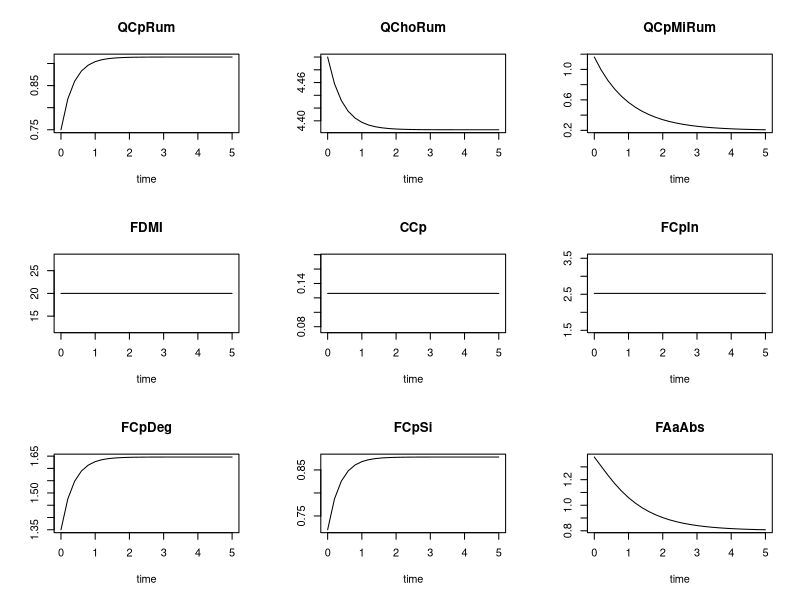
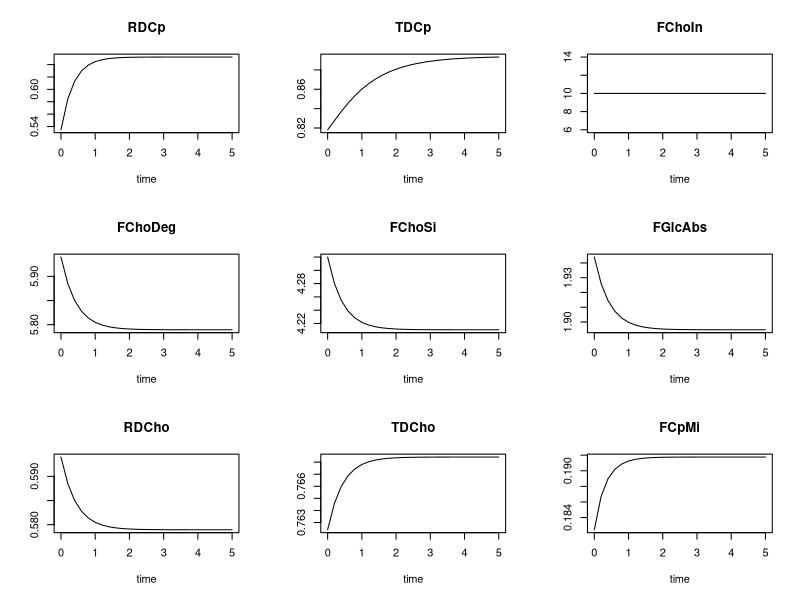
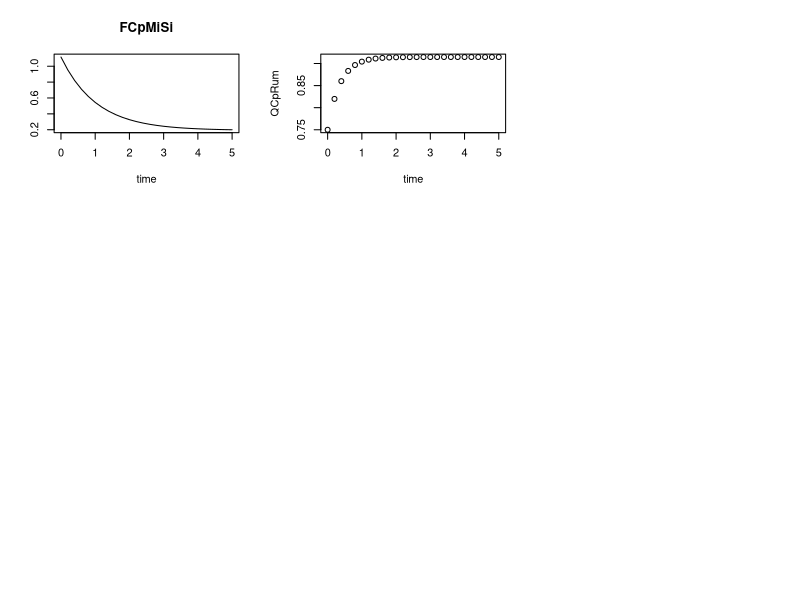

The R source for these figures, in order:
############################################################################
#Example Rumen Passage and SI Digestion Model for NANP Modeling Workshop
#This model contains CP, NDF, and Microbial CP pools
#Written by Mark D. Hanigan, Virginia Tech
#############################################################################

#Abbreviations: F = flux, Q = pool size, dQ = differential of Q with respect to time, 
#	C = concentration, K = mass action rate constant, Rum = rumen, SI = small intestine, 
#	Fec = fecal output, RD = ruminally degraded, TD = total tract digested, Abs = absorbed, 
#	In = input, Fa,b = the flux from pool a to pool b
#
#Time is in d, mass in kg, and fluxes in kg/d

library(deSolve);			#Load the deSolve package)

#A list of times to output predictions 
t <- seq(0, 5, by = 0.2)   #time in days.  units here define the model time units

#Gut model - Rum plus SI
Gut <- function(t, parameters) { 
	#Derivative section
     derivs <- function(t, state, parameters) {
          with(as.list(c(state, parameters)), {
               
		#Rumen Fluxes
		FCpIn <- fDMI * cCp
		FCpDeg <- QCpRum * KdCp
		FCpSi <- QCpRum * Kp

		FChoIn <- fDMI * cCho
		FChoDeg <- QChoRum * KdCho
		FChoSi <- QChoRum * Kp

          #2 alternatives for representing microbial growth
		FCpMi <- (VmMiG + fVmMiG*FChoDeg) / (1 + Kmig/FCpDeg)     #Lin Cho response, nonlin Rdp
#		FCpMi <- (VmMiG * fVmMiG*FCpDeg) / (1 + Kmig/FChoDeg)     #Lin Rdp response, nonlin Cho
		#the latter won't converge.  ends with a singularity error in estimating covariance.
		#Perhaps it can be coerced to converge by building the MiG solve 1 parm at a time.
		#using more data may also solve the problem.
		FCpMiSi <- QCpMiRum * Kp

		#Rumen Differentials
		dQCpRum <- FCpIn - FCpDeg - FCpSi
		dQChoRum <- FChoIn - FChoDeg - FChoSi
		dQCpMiRum <- FCpMi - FCpMiSi

		#IntestInal Fluxes
		FAaAbs <- (FCpSi + FCpMiSi) * KCpAbs
		FCpFec <- FCpSi + FCpMiSi - FAaAbs 

		FGlcAbs <- FChoSi * KChoAbs
		FChoFec <- FChoSi - FGlcAbs 

		#Digestibility Calculations
		RDCp <- FCpDeg/FCpIn			#Ruminal
		RDCho <- FChoDeg/FChoIn

		TDCp <- (FCpIn - FCpFec) / FCpIn		#Total Tract
		TDCho <- (FChoIn - FChoFec) / FChoIn

		return(list(c(dQCpRum,dQChoRum,dQCpMiRum),FDMI=fDMI, CCp=cCp, FCpIn=FCpIn,FCpDeg=FCpDeg,
		     FCpSi=FCpSi,FAaAbs=FAaAbs,RDCp=RDCp,TDCp=TDCp,FChoIn=FChoIn,FChoDeg=FChoDeg,
			FChoSi=FChoSi,FGlcAbs=FGlcAbs,RDCho=RDCho,TDCho=TDCho,FCpMi=FCpMi,
			FCpMiSi=FCpMiSi))
		#the list of returned differentials must be in the same order as the state variable list
	   })
	}
	state <- c(QCpRum=0.120*6.25, QChoRum=4.5, QCpMiRum=0.186*6.25) #Initial ruminal pool sizes 
	return(ode(y=state, times=t, func=derivs, parms=parameters, method="lsoda")) #solve through time using ode
}	#End of the Gut model function

#Model Inputs and Parameters
parameters <- c(fDMI = 20,		#kg DM/d
     cCp = 0.196*0.644,	               #kg/kg DM, 0.53+.114 = .644 from publication
     cCho = 0.50,
     KdCp = 0.075 * 24,		#value per hour times 24 h to convert to per day
     KdCho = 0.055 * 24,
     Kp = 0.04 * 24,			#per day
     KCpAbs = 0.75,
     KChoAbs = 0.45,
     Kmig = 0.5,
     VmMiG = 0.25,
     fVmMiG = 0)

out <- Gut(t, parameters)		#Call the model passing the time and parameter vectors
 					#Model output is collected in the out matrix
out[24,]			#Summarize output
plot(out)


plot(out[,1:2])

#Simulate a greater rate of passage
parameters['Kp'] = 0.06 * 24		#passage rate per hour scaled to a day
#update Kp in the pars vector
out2 <- Gut(t, parameters)		#Call the model passing time and pars vectors

lasttime <- length(out[,1])
rbind(out[lasttime,], out2[lasttime,])

#The ruminal DC
out[lasttime,"FCpDeg"]/out[lasttime,"FCpIn"]
out2[lasttime,"FChoDeg"]/out[lasttime,"FChoIn"]
